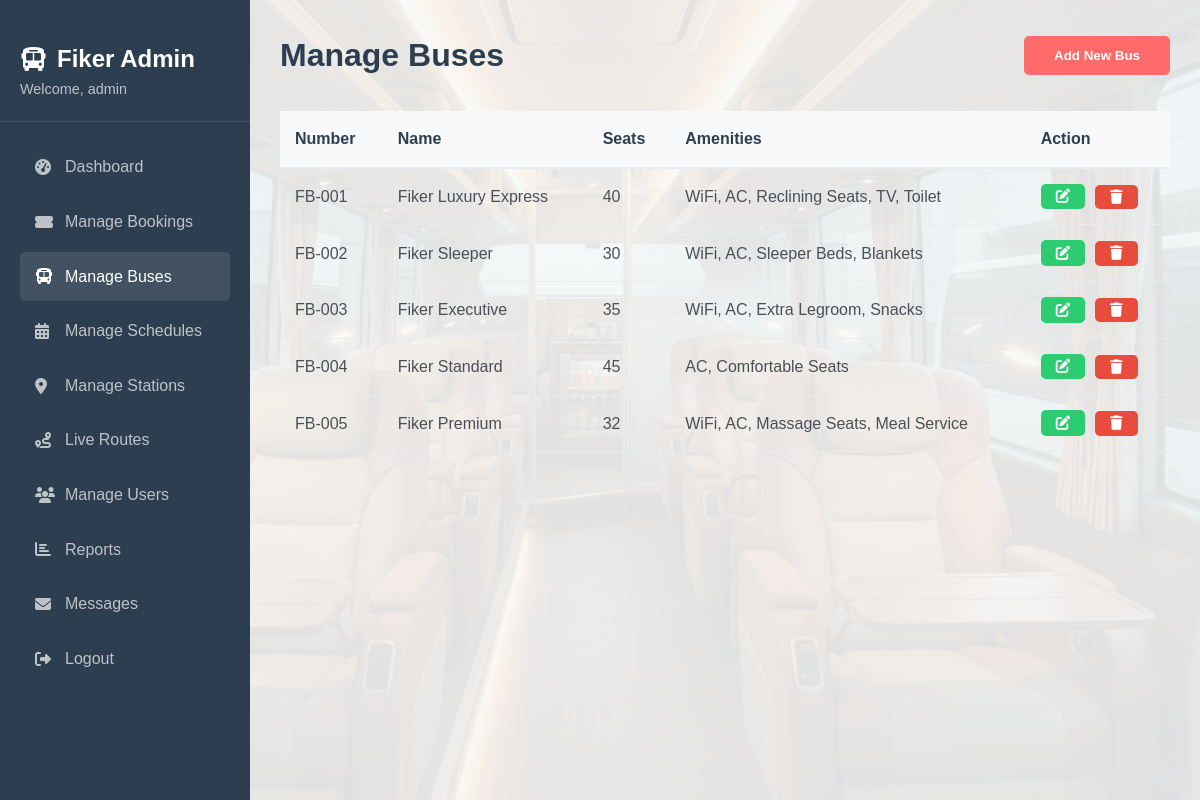
Screenshot of /dashboard/buses.php (signed in) with the database file from the repository.
### tables this page shows
CREATE TABLE `buses` (
  `id` int(11) NOT NULL,
  `bus_number` varchar(20) NOT NULL,
  `bus_name` varchar(100) NOT NULL,
  `total_seats` int(11) DEFAULT 40,
  `amenities` text DEFAULT NULL,
  `image_url` varchar(255) DEFAULT NULL
);

### dashboard/buses.php (the view, shortened to what this page needs)
<?php
include '../php/config.php';
$buses = $conn->query("SELECT * FROM buses");
?>
<!DOCTYPE html>
<html lang="en">
<head>
    <link rel="stylesheet" href="../css/style.css">
    <link rel="stylesheet" href="../css/dashboard.css">
    <link rel="stylesheet" href="https://cdnjs.cloudflare.com/ajax/libs/font-awesome/6.4.0/css/all.min.css">
</head>
<body>
    <div class="admin-container">
        <div class="admin-sidebar">
            <div class="admin-brand">
                <h2><i class="fas fa-bus"></i> Fiker Admin</h2>
                <p style="color: #bdc3c7; font-size: 0.9rem;">Welcome, <?php echo $_SESSION['username']; ?></p>
            </div>
            <div class="admin-menu">
                <a href="admin.php"><i class="fas fa-tachometer-alt"></i> Dashboard</a>
                <a href="bookings.php"><i class="fas fa-ticket-alt"></i> Manage Bookings</a>
                <a href="buses.php" class="active"><i class="fas fa-bus"></i> Manage Buses</a>
                <a href="schedules.php"><i class="fas fa-calendar-alt"></i> Manage Schedules</a>
                <a href="stations.php"><i class="fas fa-map-marker-alt"></i> Manage Stations</a>
                <a href="../index.php#routes" target="_blank"><i class="fas fa-route"></i> Live Routes</a>
                <a href="users.php"><i class="fas fa-users"></i> Manage Users</a>
                <a href="reports.php"><i class="fas fa-chart-bar"></i> Reports</a>
                <a href="messages.php"><i class="fas fa-envelope"></i> Messages</a>
                <a href="../php/auth.php?action=logout"><i class="fas fa-sign-out-alt"></i> Logout</a>
            </div>
        </div>
        <div class="admin-content">
            <div class="dashboard-header">
                <h1>Manage Buses</h1>
                <button onclick="document.getElementById('addModal').style.display='block'" class="btn-primary">Add New Bus</button>
            </div>
            <div class="bookings-table">
                <table>
                    <thead>
                        <tr>
                            <th>Number</th>
                            <th>Name</th>
                            <th>Seats</th>
                            <th>Amenities</th>
                            <th>Action</th>
                        </tr>
                    </thead>
                    <tbody>
                        <?php while($row = $buses->fetch_assoc()): ?>
                        <tr>
                            <td><?php echo $row['bus_number']; ?></td>
                            <td><?php echo $row['bus_name']; ?></td>
                            <td><?php echo $row['total_seats']; ?></td>
                            <td><?php echo $row['amenities']; ?></td>
                                <td class="action-buttons">
                                    <button type="button" class="btn-confirm"
                                            onclick='editBus(<?php echo json_encode($row); ?>)' title="Edit Bus">
                                        <i class="fas fa-edit"></i>
                                    </button>
                                    <form method="POST" style="display:inline;" onsubmit="return confirm('Delete this bus?')">
                                        <button type="submit" class="btn-cancel" title="Delete Bus">
                                            <i class="fas fa-trash"></i>
                                        </button>
                                    </form>
                                </td>
                        </tr>
                        <?php endwhile; ?>
                    </tbody>
                </table>
            </div>
        </div>
    </div>
</body>
</html>

### css/style.css (style rules this page uses)
* { margin: 0; padding: 0; box-sizing: border-box; }
body { font-family: 'Poppins', sans-serif; line-height: 1.6; color: #333; background-color: #f8f9fa; }
.btn-primary { display: inline-block; background-color: #ff6b6b; color: white; padding: 12px 30px; border-radius: 5px; text-decoration: none; font-weight: 600; transition: all 0.3s; border: none; cursor: pointer; }

### css/dashboard.css (style rules this page uses)
.dashboard-header { display: flex; justify-content: space-between; align-items: center; margin-bottom: 30px; }
.dashboard-header h1 { color: #2c3e50; }
.bookings-table table { width: 100%; border-collapse: collapse; }
.bookings-table th { background-color: #f8f9fa; padding: 15px; text-align: left; color: #2c3e50; font-weight: 600; border-bottom: 2px solid #e9ecef; }
.bookings-table td { padding: 15px; border-bottom: 1px solid #e9ecef; color: #495057; }
.btn-cancel { background-color: #e74c3c; color: white; padding: 5px 15px; border-radius: 5px; border: none; text-decoration: none; font-size: 0.9rem; display: inline-flex; align-items: center; gap: 5px; cursor: pointer; transition: background 0.3s; }
.btn-confirm { background-color: #2ecc71; color: white; padding: 5px 15px; border-radius: 5px; border: none; text-decoration: none; font-size: 0.9rem; display: inline-flex; align-items: center; gap: 5px; cursor: pointer; transition: background 0.3s; }
.action-buttons { display: flex; gap: 10px; }
.admin-container { display: grid; grid-template-columns: 250px 1fr; min-height: 100vh; }
.admin-sidebar { background-color: #2c3e50; color: white; padding: 20px 0; }
.admin-brand { padding: 20px; border-bottom: 1px solid rgba(255, 255, 255, 0.1); margin-bottom: 20px; }
.admin-brand h2 { color: white; display: flex; align-items: center; gap: 10px; }
.admin-menu { padding: 0 20px; }
.admin-menu a { display: flex; align-items: center; gap: 10px; color: #bdc3c7; text-decoration: none; padding: 12px 15px; border-radius: 5px; margin-bottom: 5px; transition: all 0.3s; }
.admin-menu a:hover, .admin-menu a.active { background-color: rgba(255, 255, 255, 0.1); color: white; }
.admin-menu a i { width: 20px; }
.admin-content { padding: 30px; background: linear-gradient(rgba(248, 249, 250, 0.9), rgba(248, 249, 250, 0.9)), url('../assets/images/bus5.png'); background-size: cover; background-position: center; background-attachment: fixed; overflow-y: auto; }

### rows the page displays
buses: bus_number "FB-001", bus_name "Fiker Luxury Express", total_seats "40", amenities "WiFi, AC, Reclining Seats, TV, Toilet"
buses: bus_number "FB-002", bus_name "Fiker Sleeper", total_seats "30", amenities "WiFi, AC, Sleeper Beds, Blankets"
buses: bus_number "FB-003", bus_name "Fiker Executive", total_seats "35", amenities "WiFi, AC, Extra Legroom, Snacks"
buses: bus_number "FB-004", bus_name "Fiker Standard", total_seats "45", amenities "AC, Comfortable Seats"
buses: bus_number "FB-005", bus_name "Fiker Premium", total_seats "32", amenities "WiFi, AC, Massage Seats, Meal Service"

### other values shown
$_SESSION['username'] "admin"
